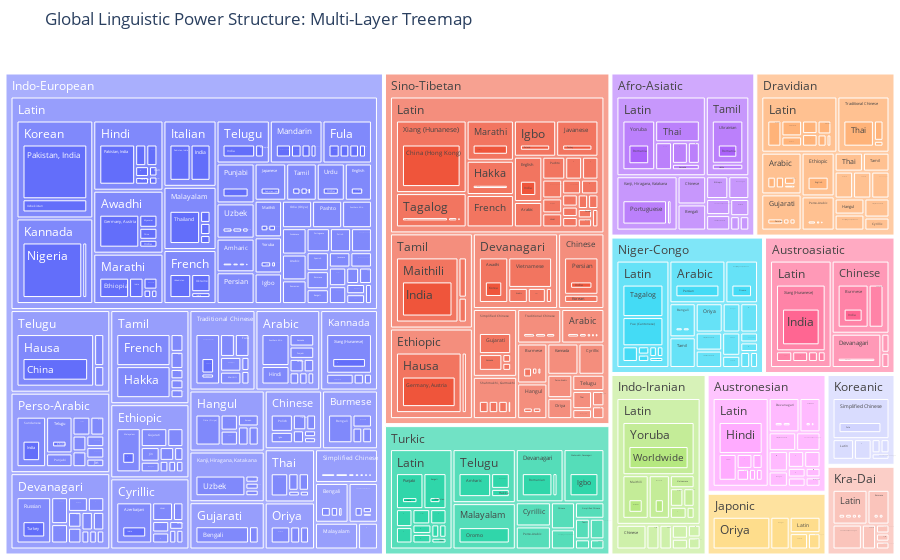

Write notebook code for a chart like this one.
### Code cell
fig = px.treemap(
    df,
    path=["Family", "Writing System", "Language", "Region"],
    values="Speakers",
    title="Global Linguistic Power Structure: Multi-Layer Treemap",
)

fig.update_layout(
    margin=dict(t=50, l=0, r=0, b=0)
)

fig.show()

### Figure 1 — Plotly figure (JSON) as saved in the notebook; plotly's stock layout.template omitted (floating-point values rounded to 4 significant figures; data arrays with more than 128 entries replaced by an {"elided": "..."} marker saying what was removed)
{"data": [{"branchvalues": "total", "domain": {"x": [0, 1], "y": [0, 1]}, "hovertemplate": "labels=%{label}<br>Speakers=%{value}<br>parent=%{parent}<br>id=%{id}<extra></extra>", "ids": {"elided": "1064 str values"}, "labels": {"elided": "1064 str values"}, "name": "", "parents": {"elided": "1064 str values"}, "type": "treemap", "values": {"elided": "1064 int values"}}], "layout": {"legend": {"tracegroupgap": 0}, "margin": {"b": 0, "l": 0, "r": 0, "t": 50}, "title": {"text": "Global Linguistic Power Structure: Multi-Layer Treemap"}}}
